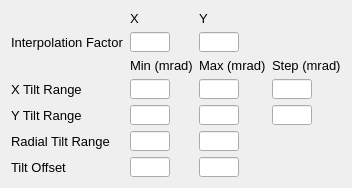
                   <widget class="QWidget" name="scrollAreaWidgetContents_7">
                    <property name="geometry">
                     <rect>
                      <x>0</x>
                      <y>0</y>
                      <width>309</width>
                      <height>179</height>
                     </rect>
                    </property>
                    <layout class="QVBoxLayout" name="verticalLayout_21">
                     <item>
                      <layout class="QGridLayout" name="gridLayout_2">
                       <item row="8" column="1">
                        <widget class="QLineEdit" name="lineEdit_xtilt_offset">
                         <property name="maximumSize">
                          <size>
                           <width>40</width>
                           <height>20</height>
                          </size>
                         </property>
                        </widget>
                       </item>
                       <item row="3" column="1">
                        <widget class="QLineEdit" name="lineEdit_xtt_min">
                         <property name="maximumSize">
                          <size>
                           <width>40</width>
                           <height>20</height>
                          </size>
                         </property>
                        </widget>
                       </item>
                       <item row="2" column="1">
                        <widget class="QLabel" name="label_30">
                         <property name="font">
                          <font>
                           <pointsize>10</pointsize>
                          </font>
                         </property>
                         <property name="text">
                          <string>Min (mrad)</string>
                         </property>
                        </widget>
                       </item>
                       <item row="1" column="1">
                        <widget class="QLineEdit" name="lineEdit_interpX_hrtem">
                         <property name="maximumSize">
                          <size>
                           <width>40</width>
                           <height>20</height>
                          </size>
                         </property>
                        </widget>
                       </item>
                       <item row="2" column="2">
                        <widget class="QLabel" name="label_37">
                         <property name="font">
                          <font>
                           <pointsize>10</pointsize>
                          </font>
                         </property>
                         <property name="text">
                          <string>Max (mrad)</string>
                         </property>
                        </widget>
                       </item>
                       <item row="3" column="0">
                        <widget class="QLabel" name="label_19">
                         <property name="font">
                          <font>
                           <pointsize>10</pointsize>
                          </font>
                         </property>
                         <property name="text">
                          <string>X Tilt Range</string>
                         </property>
                        </widget>
                       </item>
                       <item row="7" column="1">
                        <widget class="QLineEdit" name="lineEdit_rtt_min">
                         <property name="maximumSize">
                          <size>
                           <width>40</width>
                           <height>20</height>
                          </size>
                         </property>
                        </widget>
                       </item>
                       <item row="4" column="2">
                        <widget class="QLineEdit" name="lineEdit_ytt_max">
                         <property name="maximumSize">
                          <size>
                           <width>40</width>
                           <height>20</height>
                          </size>
                         </property>
                        </widget>
                       </item>
                       <item row="3" column="2">
                        <widget class="QLineEdit" name="lineEdit_xtt_max">
                         <property name="maximumSize">
                          <size>
                           <width>40</width>
                           <height>20</height>
                          </size>
                         </property>
                        </widget>
                       </item>
                       <item row="7" column="2">
                        <widget class="QLineEdit" name="lineEdit_rtt_max">
                         <property name="maximumSize">
                          <size>
                           <width>40</width>
                           <height>20</height>
                          </size>
                         </property>
                        </widget>
                       </item>
                       <item row="8" column="2">
                        <widget class="QLineEdit" name="lineEdit_ytilt_offset">
                         <property name="maximumSize">
                          <size>
                           <width>40</width>
                           <height>20</height>
                          </size>
                         </property>
                        </widget>
                       </item>
                       <item row="4" column="0">
                        <widget class="QLabel" name="label_20">
                         <property name="font">
                          <font>
                           <pointsize>10</pointsize>
                          </font>
                         </property>
                         <property name="text">
                          <string>Y Tilt Range</string>
                         </property>
                        </widget>
                       </item>
                       <item row="1" column="0">
                        <widget class="QLabel" name="label_38">
                         <property name="font">
                          <font>
                           <pointsize>10</pointsize>
                          </font>
                         </property>
                         <property name="text">
                          <string>Interpolation Factor</string>
                         </property>
                        </widget>
                       </item>
                       <item row="3" column="3">
                        <widget class="QLineEdit" name="lineEdit_xtt_step">
                         <property name="maximumSize">
                          <size>
                           <width>40</width>
                           <height>20</height>
                          </size>
                         </property>
                        </widget>
                       </item>
                       <item row="1" column="2">
                        <widget class="QLineEdit" name="lineEdit_interpY_hrtem">
                         <property name="maximumSize">
                          <size>
                           <width>40</width>
                           <height>20</height>
                          </size>
                         </property>
                        </widget>
                       </item>
                       <item row="8" column="0">
                        <widget class="QLabel" name="label_22">
                         <property name="font">
                          <font>
                           <pointsize>10</pointsize>
                          </font>
                         </property>
                         <property name="text">
                          <string>Tilt Offset</string>
                         </property>
                        </widget>
                       </item>
                       <item row="7" column="0">
                        <widget class="QLabel" name="label_21">
                         <property name="font">
                          <font>
                           <pointsize>10</pointsize>
                          </font>
                         </property>
                         <property name="text">
                          <string>Radial Tilt Range</string>
                         </property>
                        </widget>
                       </item>
                       <item row="4" column="3">
                        <widget class="QLineEdit" name="lineEdit_ytt_step">
                         <property name="maximumSize">
                          <size>
                           <width>40</width>
                           <height>20</height>
                          </size>
                         </property>
                        </widget>
                       </item>
                       <item row="4" column="1">
                        <widget class="QLineEdit" name="lineEdit_ytt_min">
                         <property name="maximumSize">
                          <size>
                           <width>40</width>
                           <height>20</height>
                          </size>
                         </property>
                        </widget>
                       </item>
                       <item row="0" column="1">
                        <widget class="QLabel" name="label_83">
                         <property name="font">
                          <font>
                           <pointsize>10</pointsize>
                          </font>
                         </property>
                         <property name="text">
                          <string>X</string>
                         </property>
                        </widget>
                       </item>
                       <item row="0" column="2">
                        <widget class="QLabel" name="label_84">
                         <property name="font">
                          <font>
                           <pointsize>10</pointsize>
                          </font>
                         </property>
                         <property name="text">
                          <string>Y</string>
                         </property>
                        </widget>
                       </item>
                       <item row="2" column="3">
                        <widget class="QLabel" name="label_85">
                         <property name="font">
                          <font>
                           <pointsize>10</pointsize>
                          </font>
                         </property>
                         <property name="text">
                          <string>Step (mrad)</string>
                         </property>
                        </widget>
                       </item>
                      </layout>
                     </item>
                    </layout>
                   </widget>
